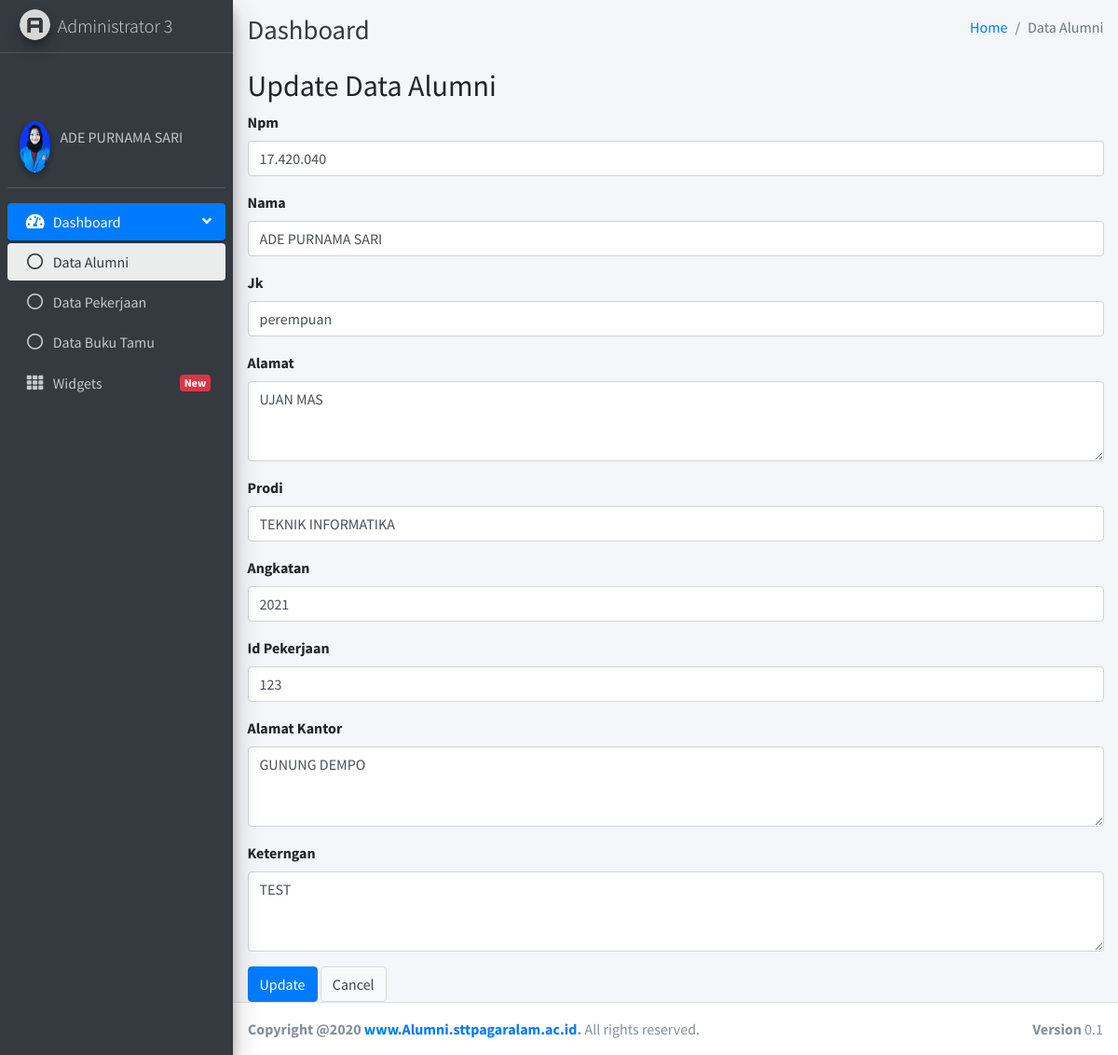
The app's page /index.php/alumni/update/2 with its own data.
### tables this page shows
CREATE TABLE IF NOT EXISTS `tb_alumni` (
  `id` int(5) NOT NULL AUTO_INCREMENT,
  `npm` varchar(10) NOT NULL,
  `nama` varchar(25) NOT NULL,
  `jk` varchar(9) NOT NULL,
  `alamat` text NOT NULL,
  `prodi` varchar(25) NOT NULL,
  `angkatan` int(4) NOT NULL,
  `id_pekerjaan` int(5) NOT NULL,
  `alamat_kantor` text NOT NULL,
  `keterngan` text NOT NULL,
  PRIMARY KEY (`id`),
  UNIQUE KEY `npm` (`npm`)
);

### application/controllers/Alumni.php (called while the page is built, shortened)
<?php
class Alumni extends CI_Controller
{
    function __construct()
    {
        $this->load->model('M_alumni');
        $this->load->library('form_validation');
    }
    public function update($id)
    {
        $row = $this->M_alumni->get_by_id($id);
        if ($row) {
            $data = array(
                'button' => 'Update',
                'action' => site_url('alumni/update_action'),
		'id' => set_value('id', $row->id),
		'npm' => set_value('npm', $row->npm),
		'nama' => set_value('nama', $row->nama),
		'jk' => set_value('jk', $row->jk),
		'alamat' => set_value('alamat', $row->alamat),
		'prodi' => set_value('prodi', $row->prodi),
		'angkatan' => set_value('angkatan', $row->angkatan),
		'id_pekerjaan' => set_value('id_pekerjaan', $row->id_pekerjaan),
		'alamat_kantor' => set_value('alamat_kantor', $row->alamat_kantor),
		'keterngan' => set_value('keterngan', $row->keterngan),
	    );
            $this->load->view('adminlte/header');
            $this->load->view('adminlte/navbar');
            $this->load->view('adminlte/sidebar');
            $this->load->view('alumni/tb_alumni_form', $data);
            $this->load->view('adminlte/footer');
        } else {
            $this->session->set_flashdata('message', 'Record Not Found');
            redirect(site_url('alumni'));
        }
    }
}

### index.php (called while the page is built, shortened)
<?php
require_once BASEPATH.'core/CodeIgniter.php';

### application/models/M_alumni.php (called while the page is built, shortened)
<?php
class M_alumni extends CI_Model
{
    public $table = 'tb_alumni';
    public $id = 'id';
    function get_by_id($id)
    {
        $this->db->where($this->id, $id);
        return $this->db->get($this->table)->row();
    }
}

### application/views/alumni/tb_alumni_form.php (the view, shortened to what this page needs)
 <div class="content-wrapper">
   <div class="content-header">
     <div class="container-fluid">
       <div class="row mb-2">
         <div class="col-sm-6">
           <h1 class="m-0 text-dark">Dashboard</h1>
         </div>
         <div class="col-sm-6">
           <ol class="breadcrumb float-sm-right">
             <li class="breadcrumb-item"><a href="#">Home</a></li>
             <li class="breadcrumb-item active">Data Alumni</li>
           </ol>
         </div>
       </div>
     </div>
   </div>
   <section class="content">
     <div class="container-fluid">
       <h2 style="margin-top:0px"> <?php echo $button ?> Data Alumni</h2>
       <form action="<?php echo $action; ?>" method="post">
    <div class="form-group">
           <label for="varchar">Npm <?php echo form_error('npm') ?></label>
           <input type="text" class="form-control" name="npm" id="npm" placeholder="Npm" value="<?php echo $npm; ?>" />
       </div>
    <div class="form-group">
           <label for="varchar">Nama <?php echo form_error('nama') ?></label>
           <input type="text" class="form-control" name="nama" id="nama" placeholder="Nama" value="<?php echo $nama; ?>" />
       </div>
    <div class="form-group">
           <label for="varchar">Jk <?php echo form_error('jk') ?></label>
           <input type="text" class="form-control" name="jk" id="jk" placeholder="Jk" value="<?php echo $jk; ?>" />
       </div>
    <div class="form-group">
           <label for="alamat">Alamat <?php echo form_error('alamat') ?></label>
           <textarea class="form-control" rows="3" name="alamat" id="alamat" placeholder="Alamat"><?php echo $alamat; ?></textarea>
       </div>
    <div class="form-group">
           <label for="varchar">Prodi <?php echo form_error('prodi') ?></label>
           <input type="text" class="form-control" name="prodi" id="prodi" placeholder="Prodi" value="<?php echo $prodi; ?>" />
       </div>
    <div class="form-group">
           <label for="int">Angkatan <?php echo form_error('angkatan') ?></label>
           <input type="text" class="form-control" name="angkatan" id="angkatan" placeholder="Angkatan" value="<?php echo $angkatan; ?>" />
       </div>
    <div class="form-group">
           <label for="int">Id Pekerjaan <?php echo form_error('id_pekerjaan') ?></label>
           <input type="text" class="form-control" name="id_pekerjaan" id="id_pekerjaan" placeholder="Id Pekerjaan" value="<?php echo $id_pekerjaan; ?>" />
       </div>
    <div class="form-group">
           <label for="alamat_kantor">Alamat Kantor <?php echo form_error('alamat_kantor') ?></label>
           <textarea class="form-control" rows="3" name="alamat_kantor" id="alamat_kantor" placeholder="Alamat Kantor"><?php echo $alamat_kantor; ?></textarea>
       </div>
    <div class="form-group">
           <label for="keterngan">Keterngan <?php echo form_error('keterngan') ?></label>
           <textarea class="form-control" rows="3" name="keterngan" id="keterngan" placeholder="Keterngan"><?php echo $keterngan; ?></textarea>
       </div>
    <button type="submit" class="btn btn-primary"><?php echo $button ?></button>
    <a href="<?php echo site_url('alumni') ?>" class="btn btn-default">Cancel</a>
</form>
   </div>
   </section>
 </div>

### records on screen
tb_alumni: npm "17.420.040", nama "ADE PURNAMA SARI", jk "perempuan", alamat "UJAN MAS", prodi "TEKNIK INFORMATIKA", angkatan "2021", id_pekerjaan "123", alamat_kantor "GUNUNG DEMPO", keterngan "TEST"

### other values on screen
$button "Update"
